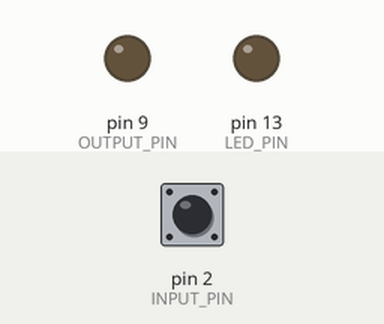
Recording of a sketch running on a simulated Arduino Nano, built with avr-gcc and run on an emulated ATmega328P. Parts: output pins drawn as LEDs (lit = HIGH). Inputs (shaded band) come from the test bench; at power-on: pin 2 (INPUT_PIN) HIGH. What the sketch prints to the serial monitor is not drawn.

Above: at 1.2 s.
1.3 s: pin 2 (INPUT_PIN) pulled LOW for 0.15 s
At 1.37 s:
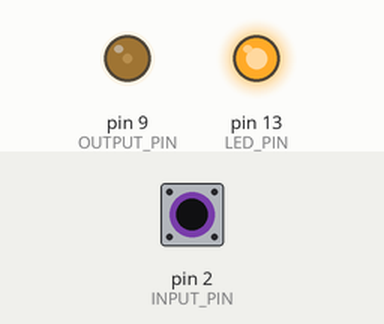
2.9 s: pin 2 (INPUT_PIN) pulled LOW for 1 s
At 4.8 s:
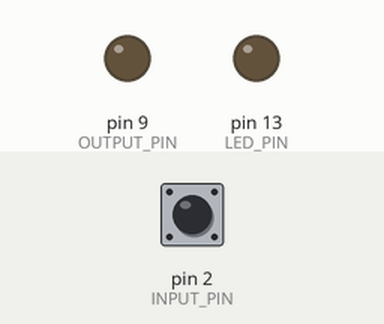
5.4 s: pin 2 (INPUT_PIN) pulled LOW for 3.2 s
At 6.0 s:
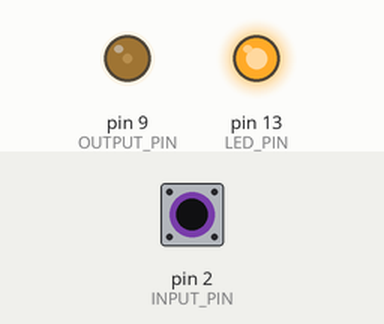
Timing chart, 0 to 10.1 s (numbered marks = the images above; inputs shaded):
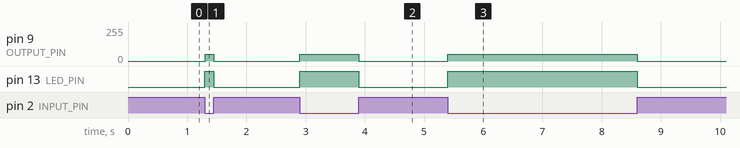

The sketch:

peak_and_hold_1ch.ino
```cpp
// (licence header left out)
// ═══════════════════════════════════════════════════════════
//  CONFIGURATION — Adjust for your injector
// ═══════════════════════════════════════════════════════════

const unsigned int PEAK_TIME_US = 1500;  // Peak phase: 1.5ms
                                          // 2Ω injectors open fast
                                          // Increase to 2000 if injector
                                          // doesn't open reliably

const byte HOLD_DUTY = 51;               // Hold PWM (0-255)
                                          // 51/255 = 20% ≈ 1.2A hold
                                          // (0.20 × 6A max = 1.2A)
                                          // Increase if injector drops
                                          // out during long pulses
                                          // Max safe value: ~80 (~2.4A)

const bool INVERT_INPUT = true;           // true = LOW means fire
                                          //   (Speeduino INJ1 output:
                                          //    onboard MOSFET pulls LOW
                                          //    when injecting)
                                          // This is the correct setting
                                          // for inline installation

// ═══════════════════════════════════════════════════════════
//  PIN DEFINITIONS
// ═══════════════════════════════════════════════════════════

const byte INPUT_PIN  = 2;    // Speeduino INJ1 signal (interrupt capable!)
const byte OUTPUT_PIN = 9;    // IRLZ44N gate (Timer1 PWM = 31.25kHz)
const byte LED_PIN    = 13;   // Onboard LED = activity indicator

// ═══════════════════════════════════════════════════════════
//  STATE TRACKING
// ═══════════════════════════════════════════════════════════

volatile bool injectorActive = false;
volatile unsigned long pulseStartTime = 0;
volatile bool inPeakPhase = false;

// ═══════════════════════════════════════════════════════════
//  SETUP
// ═══════════════════════════════════════════════════════════

void setup() {
  // Configure pins
  if (INVERT_INPUT) {
    pinMode(INPUT_PIN, INPUT_PULLUP);   // Pullup for open-drain output
  } else {
    pinMode(INPUT_PIN, INPUT);          // Direct logic signal
  }
  pinMode(OUTPUT_PIN, OUTPUT);
  pinMode(LED_PIN, OUTPUT);

  digitalWrite(OUTPUT_PIN, LOW);  // MOSFET off at startup
  digitalWrite(LED_PIN, LOW);

  // Set Timer1 PWM frequency to 31.25kHz (inaudible)
  // Timer1 controls pins 9 and 10
  TCCR1B = (TCCR1B & 0b11111000) | 0x01;  // Prescaler = 1

  // Use interrupt for fastest response to Speeduino signal
  // Pin 2 = INT0 on Arduino Nano
  if (INVERT_INPUT) {
    attachInterrupt(digitalPinToInterrupt(INPUT_PIN), onSignalChange, CHANGE);
  } else {
    attachInterrupt(digitalPinToInterrupt(INPUT_PIN), onSignalChange, CHANGE);
  }

  // Serial debug (optional, comment out for production)
  Serial.begin(115200);
  Serial.println(F("Peak & Hold v2.0 — Single Channel"));
  Serial.print(F("Injector: 2 ohm @ 1-1.5 bar"));
  Serial.print(F("  Peak: ")); Serial.print(PEAK_TIME_US);
  Serial.print(F("us  Hold: ")); Serial.print((HOLD_DUTY * 100) / 255);
  Serial.println(F("%"));
  Serial.println(F("Ready."));
}

// ═══════════════════════════════════════════════════════════
//  INTERRUPT HANDLER — fires on signal edge
// ═══════════════════════════════════════════════════════════

void onSignalChange() {
  bool signalState = digitalRead(INPUT_PIN);
  if (INVERT_INPUT) signalState = !signalState;

  if (signalState) {
    // ── RISING EDGE: Start injection ──
    pulseStartTime = micros();
    inPeakPhase = true;
    injectorActive = true;
    analogWrite(OUTPUT_PIN, 255);      // PEAK: full power
    digitalWrite(LED_PIN, HIGH);
  } else {
    // ── FALLING EDGE: Stop injection ──
    analogWrite(OUTPUT_PIN, 0);        // MOSFET off
    injectorActive = false;
    inPeakPhase = false;
    digitalWrite(LED_PIN, LOW);
  }
}

// ═══════════════════════════════════════════════════════════
//  MAIN LOOP — handles peak→hold transition
// ═══════════════════════════════════════════════════════════

void loop() {
  // Check if we need to transition from PEAK to HOLD
  if (injectorActive && inPeakPhase) {
    unsigned long elapsed = micros() - pulseStartTime;
    if (elapsed >= PEAK_TIME_US) {
      inPeakPhase = false;
      analogWrite(OUTPUT_PIN, HOLD_DUTY);  // HOLD: reduced current
    }
  }

  // No delay needed — loop runs at ~8MHz on Nano
  // (62.5ns per instruction, handles transition within 1-2µs)
}

/*
 * ═══════════════════════════════════════════════════════════
 *  TUNING GUIDE
 * ═══════════════════════════════════════════════════════════
 *
 * SYMPTOM                        → FIX
 * ──────────────────────────────────────────────────
 * Injector doesn't open          → Increase PEAK_TIME_US to 2000
 * Injector opens but drops out   → Increase HOLD_DUTY to 64 (25%)
 * MOSFET gets warm               → Decrease HOLD_DUTY to 32 (12%)
 * Buzzing noise                  → Normal at low PWM. 31kHz should
 *                                  be inaudible. Check wiring.
 * Engine runs lean               → Check signal connection. Verify
 *                                  with Serial monitor that pulses
 *                                  are detected.
 * Engine runs pig rich           → Check INVERT_INPUT setting.
 *                                  Wrong polarity = injector always on.
 *
 * BENCH TEST PROCEDURE:
 * ═══════════════════════════════════════════════════════════
 * 1. Upload code to Arduino Nano via USB
 * 2. Open Serial Monitor at 115200 baud
 * 3. Connect a jumper wire to D2
 * 4. Touch jumper to +5V briefly = simulates injection pulse
 * 5. Observe: LED should light, Serial shows "Ready"
 * 6. Connect oscilloscope to OUTPUT_PIN (D9):
 *    - Should see 5V DC for 1.5ms (PEAK)
 *    - Then PWM at 17% duty (HOLD)
 *    - Then 0V when signal removed
 * 7. If all correct, proceed to vehicle installation
 */
```

Measured:
- after the input at 1.3 s, pin 9 (OUTPUT_PIN): 0/255 → 51/255 at once, → 0/255 0.15 s later; pin 13 (LED_PIN): LOW → HIGH at once, → LOW 0.15 s later
- after the input at 2.9 s, pin 9 (OUTPUT_PIN): 0/255 → 51/255 at once, → 0/255 1.0 s later; pin 13 (LED_PIN): LOW → HIGH at once, → LOW 1.0 s later
- after the input at 5.4 s, pin 9 (OUTPUT_PIN): 0/255 → 51/255 at once, → 0/255 3.2 s later; pin 13 (LED_PIN): LOW → HIGH at once, → LOW 3.2 s later
